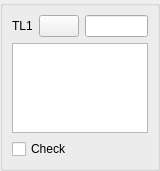
<ui version="4.0" >
 <class>MeasureGUI_1Sel1TextView1Check_QTD</class>
 <widget class="QWidget" name="MeasureGUI_1Sel1TextView1Check_QTD" >
  <property name="geometry" >
   <rect>
    <x>0</x>
    <y>0</y>
    <width>160</width>
    <height>171</height>
   </rect>
  </property>
  <property name="windowTitle" >
   <string/>
  </property>
  <layout class="QGridLayout" >
   <property name="margin" >
    <number>0</number>
   </property>
   <property name="spacing" >
    <number>6</number>
   </property>
   <item row="0" column="0" >
    <widget class="QGroupBox" name="GroupBox1" >
     <property name="title" >
      <string/>
     </property>
     <layout class="QGridLayout" >
      <property name="margin" >
       <number>9</number>
      </property>
      <property name="spacing" >
       <number>6</number>
      </property>
      <item row="2" column="0" colspan="2" >
       <widget class="QCheckBox" name="CheckBox1" >
        <property name="text" >
         <string>Check</string>
        </property>
       </widget>
      </item>
      <item row="0" column="0" >
       <widget class="QLabel" name="TextLabel1" >
        <property name="text" >
         <string>TL1</string>
        </property>
       </widget>
      </item>
      <item row="0" column="1" >
       <widget class="QPushButton" name="PushButton1" >
        <property name="sizePolicy" >
         <sizepolicy>
          <hsizetype>0</hsizetype>
          <vsizetype>0</vsizetype>
          <horstretch>0</horstretch>
          <verstretch>0</verstretch>
         </sizepolicy>
        </property>
        <property name="text" >
         <string/>
        </property>
       </widget>
      </item>
      <item row="1" column="0" colspan="3" >
       <widget class="QTextBrowser" name="TextView1" />
      </item>
      <item row="0" column="2" >
       <widget class="QLineEdit" name="LineEdit1" />
      </item>
     </layout>
    </widget>
   </item>
  </layout>
 </widget>
 <tabstops>
  <tabstop>PushButton1</tabstop>
  <tabstop>LineEdit1</tabstop>
  <tabstop>TextView1</tabstop>
 </tabstops>
 <resources/>
 <connections/>
</ui>
